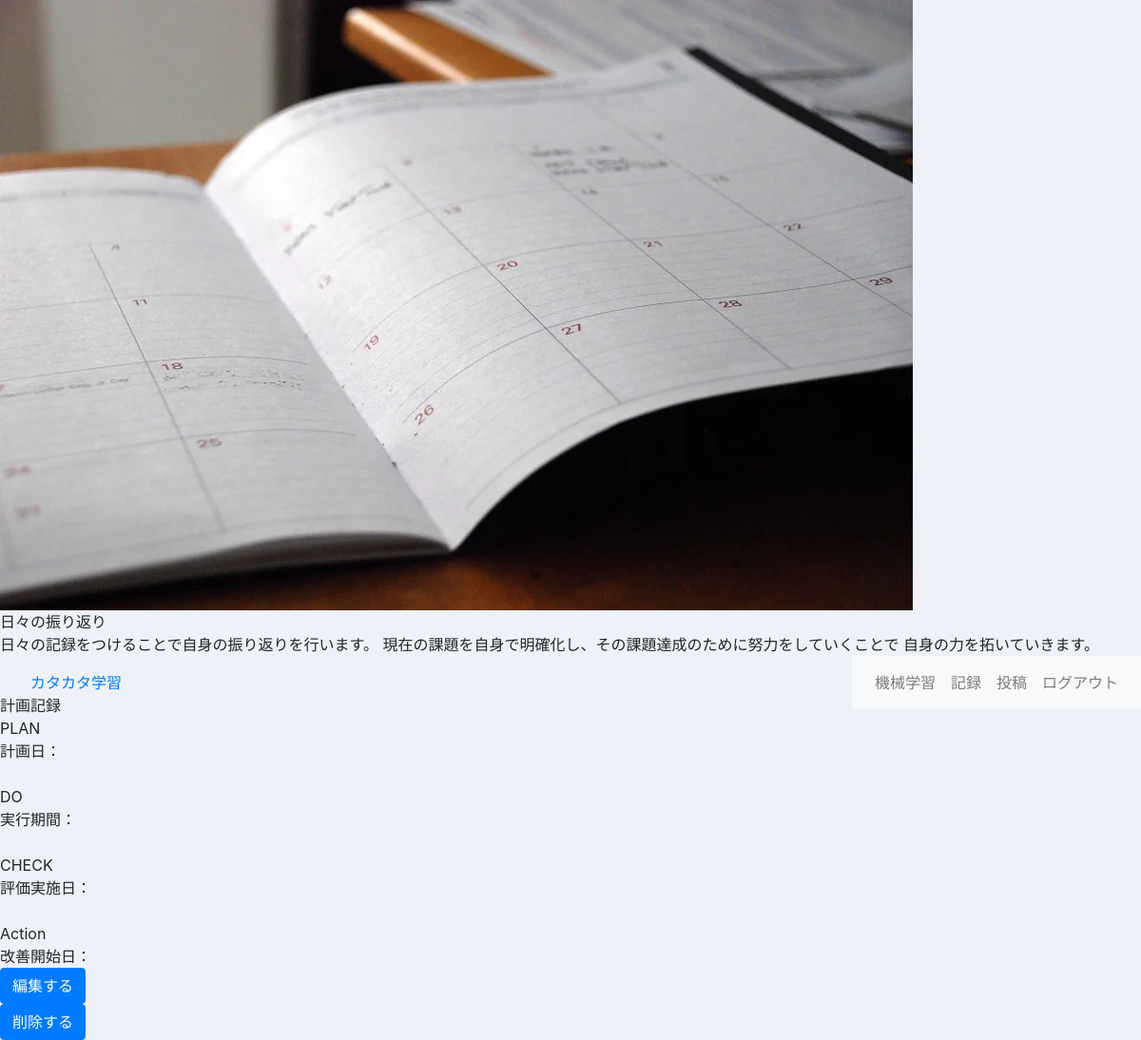
The app's page /kata_study/record/1 (signed in), older data.
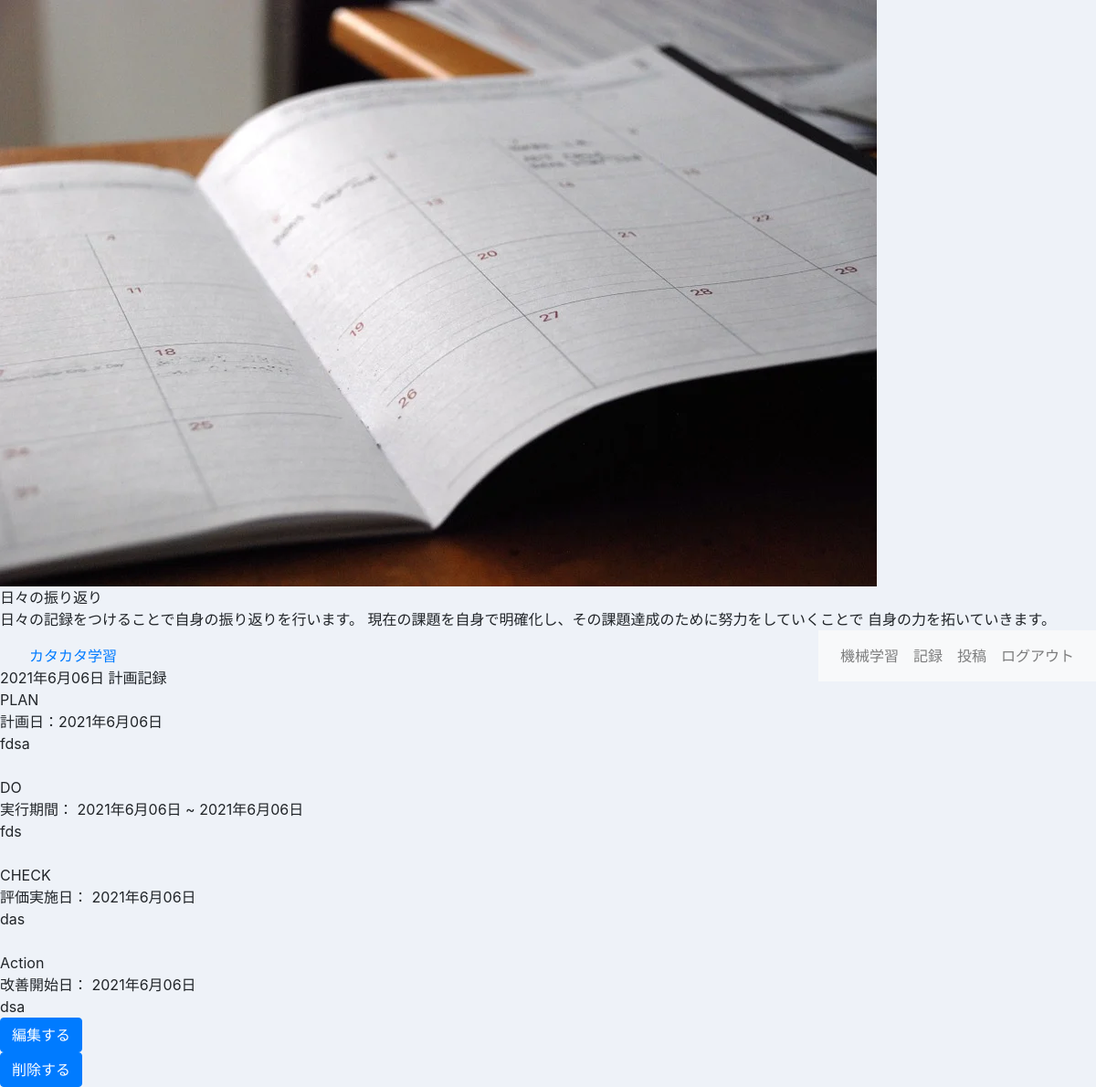
The same page, newer data.
### kata_study/models.py (models this page shows)
class Record(models.Model):
    owner = models.ForeignKey(User, on_delete=models.CASCADE)
    plan_text = models.TextField(max_length=1000)
    do_text = models.TextField(max_length=1000, blank=True, null=True)
    check_text = models.TextField(max_length=1000, blank=True, null=True)
    action_text = models.TextField(max_length=1000, blank=True, null=True)
    plan_date = models.DateField(blank=True, null=True)
    do_start = models.DateField(blank=True, null=True)
    do_end = models.DateField(blank=True, null=True)
    check_date = models.DateField(blank=True, null=True)
    action_date = models.DateField(blank=True, null=True)
    pub_date = models.DateTimeField(auto_now_add=True)
    class Meta:
        ordering = ('-plan_date',)

### kata_study/views.py (the view)
# urls.py: path('record/<int:num>', views.record, name='record'),
@login_required(login_url='/admin/login/')
def record(request, num):
    data = Record.objects.filter(id=num).first()
    params = {
        'record': data
    }
    return render(request, 'kata_study/record.html', params)

### kata_study/templates/kata_study/record.html (shortened to what this page needs)
{% extends 'kata_study/layout.html' %}
{% load static %}
{% block image %}
<img src="{% static 'kata_study/diary.webp' %}" class="image_vw">
{% endblock %}
{% block catch %}
<div class="catch_copy_box">
    <div class="catch_copy">
        日々の振り返り
    </div>
    <div class="catch_copy_text">
        日々の記録をつけることで自身の振り返りを行います。
        現在の課題を自身で明確化し、その課題達成のために努力をしていくことで
        自身の力を拓いていきます。
    </div>
</div>
{% endblock %}
{% block content %}
<div class="record_content_card">
    <div class="note_box">
        <div class="note_date">
            {{record.plan_date |date:"Y年n月d日"}} 計画記録
        </div>
        <div class="note_content_box">
            <div class="note_content">
                <div class="note_content_item">
                    PLAN
                </div>
                <div class="note_posted_date">
                    計画日：{{record.plan_date |date:"Y年n月d日"}}
                </div>
                <div class="note_content_text">
                    {{record.plan_text}}
                </div>
                <br>
            </div>
            <div class="note_content">
                <div class="note_content_item">
                    DO
                </div>
                <div class="note_posted_date">
                    実行期間：
                    {% if record.do_start %}
                        {{record.do_start |date:"Y年n月d日"}} ~
                    {% endif %}
                    {% if record.do_end %}
                        {{record.do_end |date:"Y年n月d日"}}
                    {% endif %}
                </div>
                <div class="note_content_text">
                    {% if record.do_text %}
                        {{record.do_text}}
                    {% endif %}
                </div>
                <br>
            </div>
            <div class="note_content">
                <div class="note_content_item">
                    CHECK
                </div>
                <div class="note_posted_date">
                    評価実施日：
                    {% if record.check_date %}
                        {{record.check_date |date:"Y年n月d日"}}
                    {% endif %}
                </div>
                <div class="note_content_text">
                    {% if record.check_text %}
                        {{record.check_text}}
                    {% endif %}
                </div>
                <br>
            </div>
            <div class="note_content">
                <div class="note_content_item">
                    Action
                </div>
                <div class="note_posted_date">
                    改善開始日：
                    {% if record.action_date %}
                        {{record.action_date |date:"Y年n月d日"}}
                    {% endif %}
                </div>
                <div class="note_content_text">
                    {% if record.action_text %}
                        {{record.action_text}}
                    {% endif %}
                </div>
            </div>
        </div>
    </div>
</div>
<div class="button_group_box">
    <div class="button_group">
        <form action="{% url 'edit' record.id %}" class="note_edit_form">
            <button class="btn btn-primary">編集する</button>
        </form>
        <form action="{% url 'delete' record.id %}">
            <button class="btn btn-primary">削除する</button>
        </form>
    </div>
</div>
{% endblock %}

### kata_study/templates/kata_study/layout.html (shortened to what this page needs)
{% load static %}
<!doctype html>
<html lang="ja">
<head>
    <link rel="stylesheet" type="text/css" href="{% static 'kata_study/css/style.css' %}" />
    <link rel="stylesheet" href="https://stackpath.bootstrapcdn.com/bootstrap/4.3.1/css/bootstrap.min.css">
</head>
<body style="background-color:#eef2f8">
    <div class="image">
        {% block image %}{% endblock %}
        {% block catch %}{% endblock %}
    </div>
    <header class="site_header">
        {% include "kata_study/site_header.html" %}
    </header>
    <div class="content">
        <div class="content_card">
            {% block content %}{% endblock %}
        </div>
    </div>
</body>
</html>

### kata_study/templates/kata_study/site_header.html
<div class="site_title">
    <a class="site_title_link" href="{% url 'index' %}">カタカタ学習</a>
</div>
<div class="menu">
    <nav class="navbar navbar-expand navbar-light bg-light">
        <ul class="navbar-nav mr-auto">
            <li class="nav-item">
                <a class="nav-link" href="{% url 'mch' %}">機械学習</a>
            </li>
            <li class="nav-item">
                <a class="nav-link" href="{% url 'history' %}">記録</a>
            </li>
            <li class="nav-item">
                <a class="nav-link" href="{% url 'index' %}">投稿</a>
            </li>
            <li class="nav-item">
                <a class="nav-link" href="/admin/logout?next=/report/">ログアウト</a>
            </li>
        </ul>
    </nav>
</div>

### kata_study/static/kata_study/css/style.css (style rules this page uses)
.site_title { display: inline-block; color: white; margin-left:2em; margin-top: 1em; }
.menu { display: inline-block; float:right; }

Row changes from the older to the newer data that the page shows:
added Record: plan_date "2021年6月06日", plan_text "fdsa", do_start "2021年6月06日", do_end "2021年6月06日", do_text "fds", check_date "2021年6月06日", check_text "das", action_date "2021年6月06日", action_text "dsa"
